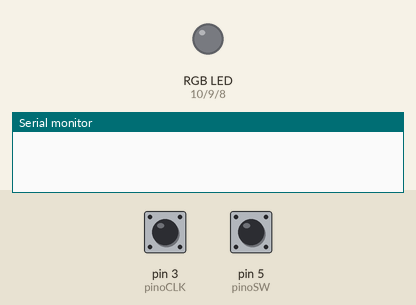
Recording of a sketch running on a simulated Arduino Uno, built with avr-gcc and run on an emulated ATmega328P. Parts: an RGB LED mixed from three pins (HIGH = lit), the last lines printed to the serial monitor. Dashed ring = blinking. The inputs (shaded band) are chosen by the test bench; at power-on: pin 5 (pinoSW) HIGH, pin 3 (pinoCLK) HIGH.

Above: at 1.2 s.
1.3 s: pin 5 (pinoSW) pulled LOW for 0.15 s
At 1.46 s:
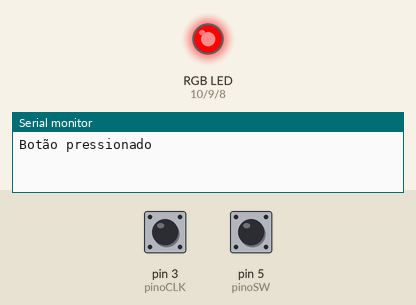
4.6 s: pin 5 (pinoSW) pulled LOW for 3.2 s
At 4.87 s:
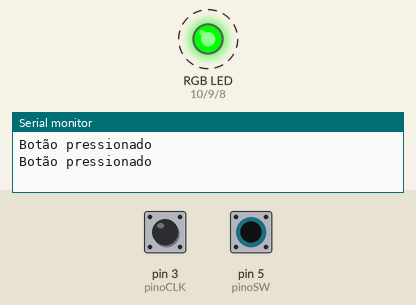
Timing chart, 0 to 9.6 s (numbered marks = the images above; inputs shaded):
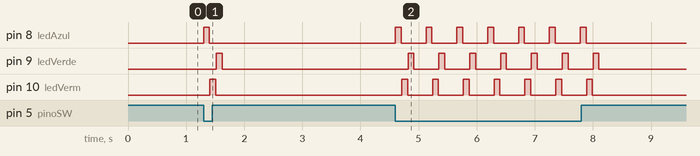

The sketch:

encoder_rotativo___led_rgb.ino
```cpp
#define pinoCLK 3
#define pinoDT 4
#define pinoSW 5
#define ledAzul 8
#define ledVerm 10
#define ledVerde 9

int contadorPos = 0;
int ultPosicao;
int leituraCLK;
boolean bCW;

void setup() {
  Serial.begin (9600); //INICIALIZA A SERIAL

  pinMode (pinoCLK, INPUT); //DEFINE O PINO COMO ENTRADA

  pinMode (pinoDT, INPUT); //DEFINE O PINO COMO ENTRADA

  pinMode (pinoSW, INPUT_PULLUP); //DEFINE O PINO COMO ENTRADA / "_PULLUP" É PARA ATIVAR O RESISTOR INTERNO

  pinMode (ledAzul, OUTPUT);

  pinMode (ledVerm, OUTPUT);

  pinMode (ledVerde, OUTPUT);

  //DO ARDUINO PARA GARANTIR QUE NÃO EXISTA FLUTUAÇÃO ENTRE 0 (LOW) E 1 (HIGH)

  ultPosicao = digitalRead(pinoCLK); //VARIÁVEL RECEBE A LEITURA DO PINO CLK
}

void loop() {

  leituraCLK = digitalRead(pinoCLK); //VARIÁVEL RECEBE A LEITURA DO PINO CLK

  if (leituraCLK != ultPosicao) { //SE VALOR DA VARIÁVEL FOR DIFERENTE DO VALOR DE "ultPosicao", FAZ

    if (digitalRead(pinoDT) != leituraCLK) { //SE LEITURA DO PINO FOR DIFERENTE DA LEITURA DE "leituraCLK",
      //SIGNIFICA QUE O EIXO ESTÁ SENDO GIRADO NO SENTIDO HORÁRIO
      contadorPos ++; //INCREMENTA CONTAGEM DA VARIÁVEL EM +1
      bCW = true; //VARIÁVEL BOOLEANA RECEBE VERDADEIRO (SENTIDO HORÁRIO)
    }

    else { //SENÃO, SIGNIFICA QUE O EIXO ESTÁ SENDO GIRADO NO SENTIDO ANTI-HORÁRIO E FAZ
      bCW = false; //VARIÁVEL BOOLEANA RECEBE FALSO (SENTIDO ANTI-HORÁRIO)
      contadorPos--; //DECREMENTA CONTAGEM DA VARIÁVEL EM -1
    }
    Serial.print("Giro no "); //IMPRIME O TEXTO NA SERIAL

    if (bCW) { //SE VARIÁVEL FOR IGUAL A VERDADEIRO, FAZ
      Serial.print("sentido anti-horário"); //IMPRIME O TEXTO NA SERIAL
    }

    else { //SENÃO, FAZ
      Serial.print("sentido horário"); //IMPRIME O TEXTO NA SERIAL
    }
    Serial.print(" / Posição do encoder: "); //IMPRIME O TEXTO NA SERIAL
    Serial.println(contadorPos); //IMPRIME NO MONITOR SERIAL A POSIÇÃO ATUAL DO ENCODER
  }

  if (digitalRead(pinoSW) == LOW) { //SE LEITURA DO PINO FOR IGUAL A LOW, FAZ
    Serial.println ("Botão pressionado"); //IMPRIME O TEXTO NA SERIAL
    pisca();
    delay(200); //INTERVALO DE 200 MILISSEGUNDOS
  }

  leds();

  ultPosicao = leituraCLK; //VARIÁVEL RECEBE O VALOR DE "leituraCLK"
}

void leds(){

  if (contadorPos <= 0){
    digitalWrite(ledAzul, LOW);
    digitalWrite(ledVerm, LOW);
    digitalWrite(ledVerde, LOW);
  }

  if (contadorPos < 20 && contadorPos > 0){
    digitalWrite(ledAzul, HIGH);
    digitalWrite(ledVerm, LOW);
    digitalWrite(ledVerde, LOW);
  }

  if (contadorPos > 20 && contadorPos < 40){
    digitalWrite(ledAzul, LOW);
    digitalWrite(ledVerm, HIGH);
    digitalWrite(ledVerde, LOW);
  }

  if (contadorPos > 40 && contadorPos < 60){
    digitalWrite(ledAzul, LOW);
    digitalWrite(ledVerm, LOW);
    digitalWrite(ledVerde, HIGH);
  }

  if (contadorPos > 60){
    digitalWrite(ledAzul, HIGH);
    digitalWrite(ledVerm, HIGH);
    digitalWrite(ledVerde, HIGH);
  }
};

void pisca(){
    digitalWrite(ledAzul, HIGH);
    delay(100);
    digitalWrite(ledAzul, LOW);
    delay(10);
    digitalWrite(ledVerm, HIGH);
    delay(100);
    digitalWrite(ledVerm, LOW);
    delay(10);
    digitalWrite(ledVerde, HIGH);
    delay(100);
    digitalWrite(ledVerde, LOW);
    delay(10);
};
```

Measured:
- after the input at 1.3 s, pin 8 (ledAzul): LOW → HIGH at once, → LOW 0.10 s later; pin 9 (ledVerde): LOW → HIGH after 0.22 s, → LOW 0.10 s later; pin 10 (ledVerm): LOW → HIGH after 0.11 s, → LOW 0.10 s later
- after the input at 4.6 s, pin 8 (ledAzul): alternates HIGH for 0.10 s and LOW for 0.43 s, 14 changes in all, then stays LOW, starting at once; pin 9 (ledVerde): alternates HIGH for 0.10 s and LOW for 0.43 s, 14 changes in all, then stays LOW, starting after 0.22 s
